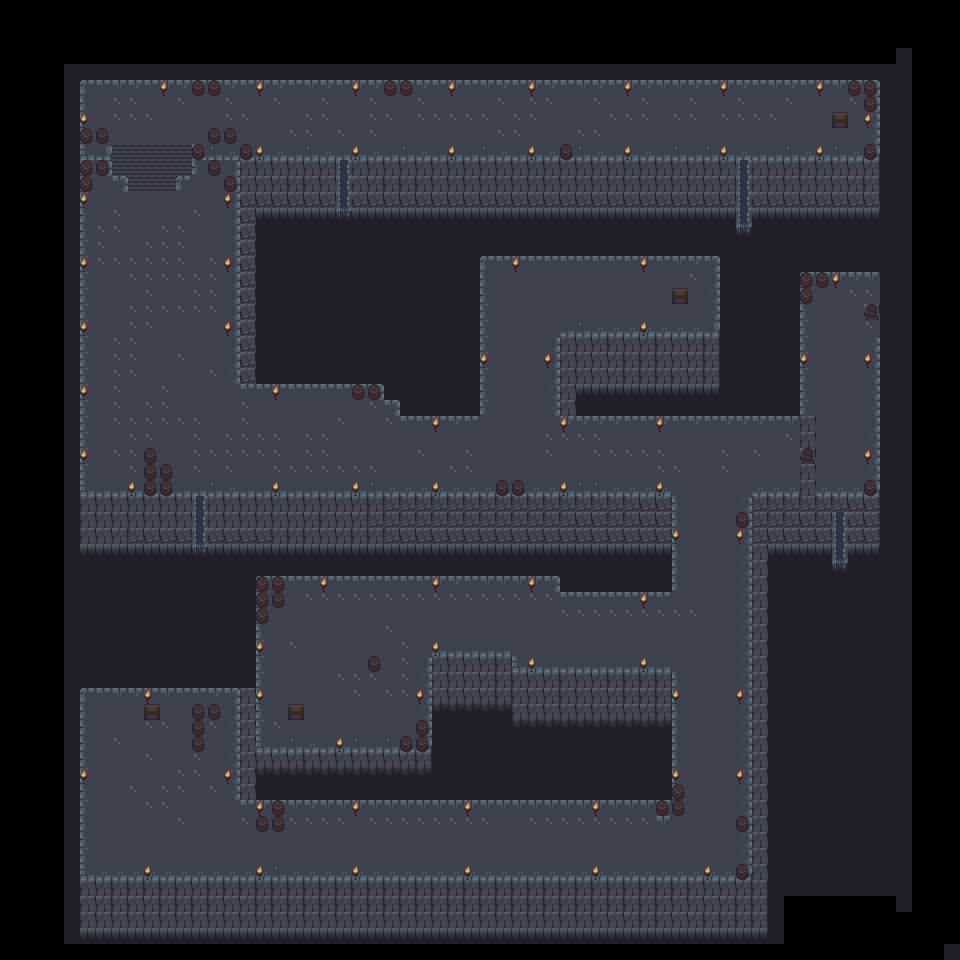

Below is a game level as drawn by its tile map, then a one-line description and the .tmx that defines it (tile-layer data replaced by summaries):
An orthogonal 60x60 tile map with 16x16 px tiles, 3 tile layers (Solid, Ground, UI).

<map version="1.2" tiledversion="1.3.3" orientation="orthogonal" renderorder="right-down" width="60" height="60" tilewidth="16" tileheight="16" infinite="0" nextlayerid="4" nextobjectid="1">
 <tileset firstgid="1" name="dungeon_tiles_formatted_v2" tilewidth="16" tileheight="16" tilecount="299" columns="23">
  <image source="dungeon_tiles_formatted_v2.png" width="368" height="208" />
 </tileset>
 <layer id="1" name="Solid" width="60" height="60">
  <data>[3600 cells, 1565 non-empty, 11 distinct tile ids]</data>
 </layer>
 <layer id="2" name="Ground" width="60" height="60">
  <data>[3600 cells, 1438 non-empty, 32 distinct tile ids]</data>
 </layer>
 <layer id="3" name="UI" width="60" height="60">
  <data>[3600 cells, 628 non-empty, 28 distinct tile ids]</data>
 </layer>
</map>
